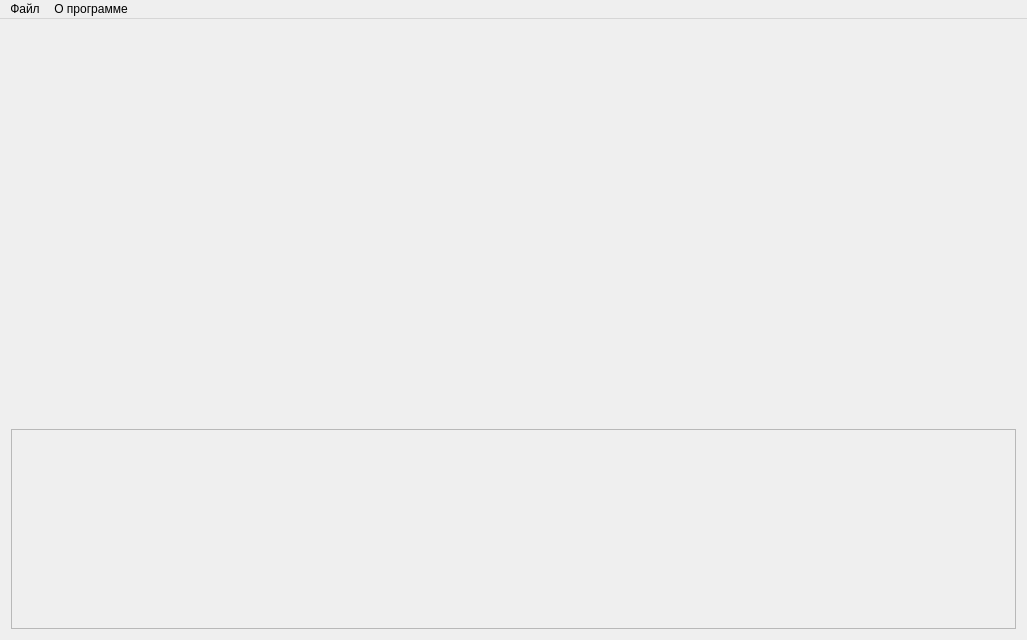
<?xml version="1.0" encoding="UTF-8"?>
<ui version="4.0">
 <class>MainWindow</class>
 <widget class="QMainWindow" name="MainWindow">
  <property name="geometry">
   <rect>
    <x>0</x>
    <y>0</y>
    <width>1027</width>
    <height>640</height>
   </rect>
  </property>
  <property name="windowTitle">
   <string>Plot</string>
  </property>
  <widget class="QWidget" name="centralWidget">
   <layout class="QVBoxLayout" name="verticalLayout">
    <item>
     <widget class="QCustomPlot" name="plot" native="true">
      <property name="sizePolicy">
       <sizepolicy hsizetype="Preferred" vsizetype="MinimumExpanding">
        <horstretch>0</horstretch>
        <verstretch>0</verstretch>
       </sizepolicy>
      </property>
     </widget>
    </item>
    <item>
     <widget class="QScrollArea" name="scrollArea">
      <property name="sizePolicy">
       <sizepolicy hsizetype="Expanding" vsizetype="Maximum">
        <horstretch>0</horstretch>
        <verstretch>0</verstretch>
       </sizepolicy>
      </property>
      <property name="minimumSize">
       <size>
        <width>0</width>
        <height>200</height>
       </size>
      </property>
      <property name="widgetResizable">
       <bool>true</bool>
      </property>
      <widget class="QWidget" name="scrollAreaWidgetContents">
       <property name="geometry">
        <rect>
         <x>0</x>
         <y>0</y>
         <width>1007</width>
         <height>198</height>
        </rect>
       </property>
       <layout class="QVBoxLayout" name="verticalLayout_2">
        <item>
         <widget class="QLabel" name="lbConsole">
          <property name="sizePolicy">
           <sizepolicy hsizetype="Preferred" vsizetype="Preferred">
            <horstretch>0</horstretch>
            <verstretch>0</verstretch>
           </sizepolicy>
          </property>
          <property name="minimumSize">
           <size>
            <width>0</width>
            <height>0</height>
           </size>
          </property>
          <property name="text">
           <string/>
          </property>
          <property name="textFormat">
           <enum>Qt::PlainText</enum>
          </property>
          <property name="alignment">
           <set>Qt::AlignLeading|Qt::AlignLeft|Qt::AlignTop</set>
          </property>
         </widget>
        </item>
       </layout>
      </widget>
     </widget>
    </item>
   </layout>
  </widget>
  <widget class="QMenuBar" name="menuBar">
   <property name="geometry">
    <rect>
     <x>0</x>
     <y>0</y>
     <width>1027</width>
     <height>23</height>
    </rect>
   </property>
   <widget class="QMenu" name="menu">
    <property name="title">
     <string>Файл</string>
    </property>
    <addaction name="openAction"/>
    <addaction name="updateAction"/>
    <addaction name="separator"/>
    <addaction name="closeAction"/>
   </widget>
   <widget class="QMenu" name="menu_2">
    <property name="title">
     <string>О программе</string>
    </property>
    <addaction name="helpAction"/>
   </widget>
   <addaction name="menu"/>
   <addaction name="menu_2"/>
  </widget>
  <action name="openAction">
   <property name="text">
    <string>Открыть</string>
   </property>
   <property name="shortcut">
    <string>Ctrl+O</string>
   </property>
  </action>
  <action name="closeAction">
   <property name="text">
    <string>Выход</string>
   </property>
   <property name="shortcut">
    <string>Ctrl+Q</string>
   </property>
  </action>
  <action name="updateAction">
   <property name="text">
    <string>Обновить</string>
   </property>
   <property name="toolTip">
    <string>Обновить</string>
   </property>
   <property name="shortcut">
    <string>Ctrl+U</string>
   </property>
  </action>
  <action name="helpAction">
   <property name="text">
    <string>Справка</string>
   </property>
   <property name="shortcut">
    <string>Ctrl+H</string>
   </property>
  </action>
 </widget>
 <layoutdefault spacing="6" margin="11"/>
 <customwidgets>
  <customwidget>
   <class>QCustomPlot</class>
   <extends>QWidget</extends>
   <header>../qcustomplot/qcustomplot.h</header>
   <container>1</container>
  </customwidget>
 </customwidgets>
 <resources/>
 <connections/>
</ui>
